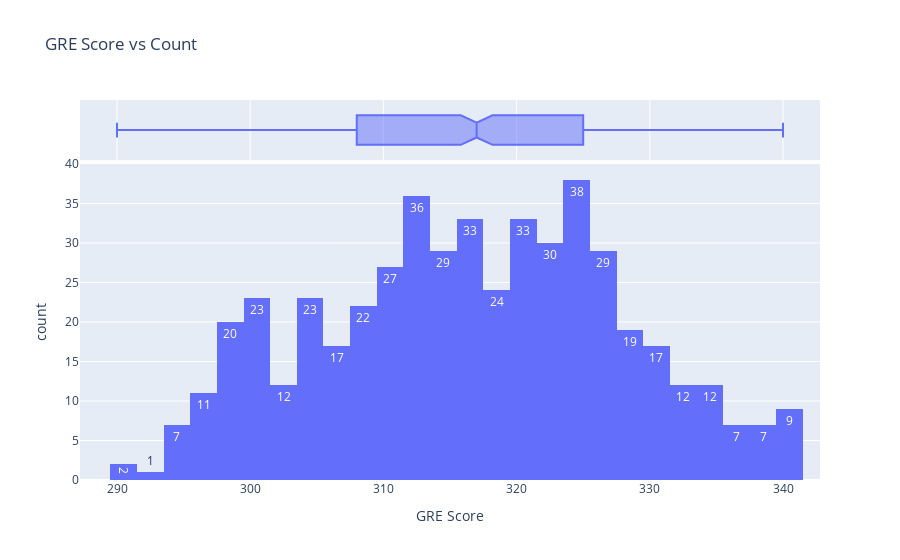
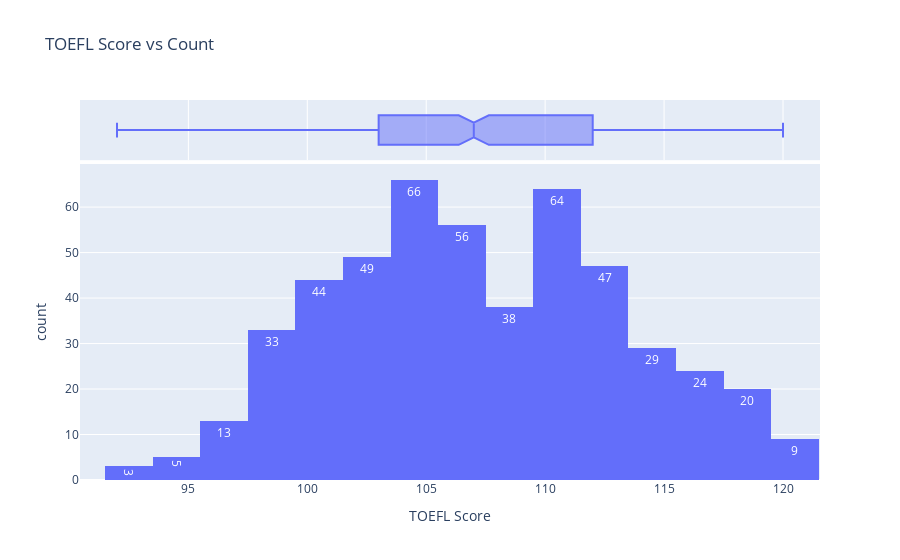
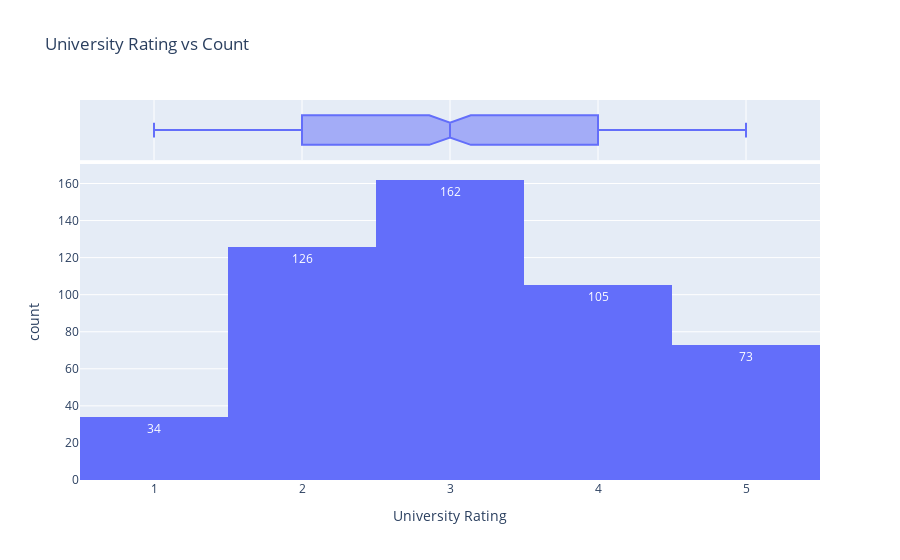
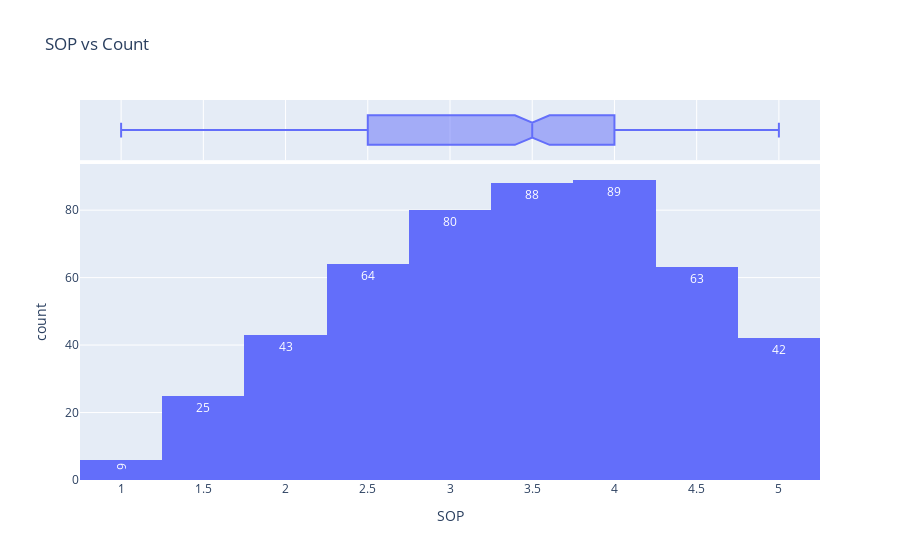

Source (notebook cell) for these figures, in order:
### Code cell
for i in df.columns:
    if i =='Serial No.':
        pass
    else:
        fig=px.histogram(df,x=i,text_auto=True,title=i+" vs Count",marginal='box')
        fig.show()

### Figure 1 — Plotly figure (JSON) as saved in the notebook; plotly's stock layout.template omitted (floating-point values rounded to 4 significant figures; data arrays with more than 128 entries replaced by an {"elided": "..."} marker saying what was removed)
{"data": [{"alignmentgroup": "True", "bingroup": "x", "hovertemplate": "GRE Score=%{x}<br>count=%{y}<extra></extra>", "legendgroup": "", "marker": {"color": "#636efa", "pattern": {"shape": ""}}, "name": "", "offsetgroup": "", "orientation": "v", "showlegend": false, "texttemplate": "%{value}", "type": "histogram", "x": {"elided": "500 int values"}, "xaxis": "x", "yaxis": "y"}, {"alignmentgroup": "True", "hovertemplate": "GRE Score=%{x}<extra></extra>", "legendgroup": "", "marker": {"color": "#636efa"}, "name": "", "notched": true, "offsetgroup": "", "showlegend": false, "type": "box", "x": {"elided": "500 int values"}, "xaxis": "x2", "yaxis": "y2"}], "layout": {"barmode": "relative", "legend": {"tracegroupgap": 0}, "title": {"text": "GRE Score vs Count"}, "xaxis": {"anchor": "y", "domain": [0, 1], "title": {"text": "GRE Score"}}, "xaxis2": {"anchor": "y2", "domain": [0, 1], "matches": "x", "showgrid": true, "showticklabels": false}, "yaxis": {"anchor": "x", "domain": [0, 0.8316], "title": {"text": "count"}}, "yaxis2": {"anchor": "x2", "domain": [0.8416, 1], "matches": "y2", "showgrid": false, "showline": false, "showticklabels": false, "ticks": ""}}}

### Figure 2 — Plotly figure (JSON) as saved in the notebook; plotly's stock layout.template omitted (floating-point values rounded to 4 significant figures; data arrays with more than 128 entries replaced by an {"elided": "..."} marker saying what was removed)
{"data": [{"alignmentgroup": "True", "bingroup": "x", "hovertemplate": "TOEFL Score=%{x}<br>count=%{y}<extra></extra>", "legendgroup": "", "marker": {"color": "#636efa", "pattern": {"shape": ""}}, "name": "", "offsetgroup": "", "orientation": "v", "showlegend": false, "texttemplate": "%{value}", "type": "histogram", "x": {"elided": "500 int values"}, "xaxis": "x", "yaxis": "y"}, {"alignmentgroup": "True", "hovertemplate": "TOEFL Score=%{x}<extra></extra>", "legendgroup": "", "marker": {"color": "#636efa"}, "name": "", "notched": true, "offsetgroup": "", "showlegend": false, "type": "box", "x": {"elided": "500 int values"}, "xaxis": "x2", "yaxis": "y2"}], "layout": {"barmode": "relative", "legend": {"tracegroupgap": 0}, "title": {"text": "TOEFL Score vs Count"}, "xaxis": {"anchor": "y", "domain": [0, 1], "title": {"text": "TOEFL Score"}}, "xaxis2": {"anchor": "y2", "domain": [0, 1], "matches": "x", "showgrid": true, "showticklabels": false}, "yaxis": {"anchor": "x", "domain": [0, 0.8316], "title": {"text": "count"}}, "yaxis2": {"anchor": "x2", "domain": [0.8416, 1], "matches": "y2", "showgrid": false, "showline": false, "showticklabels": false, "ticks": ""}}}

### Figure 3 — Plotly figure (JSON) as saved in the notebook; plotly's stock layout.template omitted (floating-point values rounded to 4 significant figures; data arrays with more than 128 entries replaced by an {"elided": "..."} marker saying what was removed)
{"data": [{"alignmentgroup": "True", "bingroup": "x", "hovertemplate": "University Rating=%{x}<br>count=%{y}<extra></extra>", "legendgroup": "", "marker": {"color": "#636efa", "pattern": {"shape": ""}}, "name": "", "offsetgroup": "", "orientation": "v", "showlegend": false, "texttemplate": "%{value}", "type": "histogram", "x": {"elided": "500 int values"}, "xaxis": "x", "yaxis": "y"}, {"alignmentgroup": "True", "hovertemplate": "University Rating=%{x}<extra></extra>", "legendgroup": "", "marker": {"color": "#636efa"}, "name": "", "notched": true, "offsetgroup": "", "showlegend": false, "type": "box", "x": {"elided": "500 int values"}, "xaxis": "x2", "yaxis": "y2"}], "layout": {"barmode": "relative", "legend": {"tracegroupgap": 0}, "title": {"text": "University Rating vs Count"}, "xaxis": {"anchor": "y", "domain": [0, 1], "title": {"text": "University Rating"}}, "xaxis2": {"anchor": "y2", "domain": [0, 1], "matches": "x", "showgrid": true, "showticklabels": false}, "yaxis": {"anchor": "x", "domain": [0, 0.8316], "title": {"text": "count"}}, "yaxis2": {"anchor": "x2", "domain": [0.8416, 1], "matches": "y2", "showgrid": false, "showline": false, "showticklabels": false, "ticks": ""}}}

### Figure 4 — Plotly figure (JSON) as saved in the notebook; plotly's stock layout.template omitted (floating-point values rounded to 4 significant figures; data arrays with more than 128 entries replaced by an {"elided": "..."} marker saying what was removed)
{"data": [{"alignmentgroup": "True", "bingroup": "x", "hovertemplate": "SOP=%{x}<br>count=%{y}<extra></extra>", "legendgroup": "", "marker": {"color": "#636efa", "pattern": {"shape": ""}}, "name": "", "offsetgroup": "", "orientation": "v", "showlegend": false, "texttemplate": "%{value}", "type": "histogram", "x": {"elided": "500 float values"}, "xaxis": "x", "yaxis": "y"}, {"alignmentgroup": "True", "hovertemplate": "SOP=%{x}<extra></extra>", "legendgroup": "", "marker": {"color": "#636efa"}, "name": "", "notched": true, "offsetgroup": "", "showlegend": false, "type": "box", "x": {"elided": "500 float values"}, "xaxis": "x2", "yaxis": "y2"}], "layout": {"barmode": "relative", "legend": {"tracegroupgap": 0}, "title": {"text": "SOP vs Count"}, "xaxis": {"anchor": "y", "domain": [0, 1], "title": {"text": "SOP"}}, "xaxis2": {"anchor": "y2", "domain": [0, 1], "matches": "x", "showgrid": true, "showticklabels": false}, "yaxis": {"anchor": "x", "domain": [0, 0.8316], "title": {"text": "count"}}, "yaxis2": {"anchor": "x2", "domain": [0.8416, 1], "matches": "y2", "showgrid": false, "showline": false, "showticklabels": false, "ticks": ""}}}
